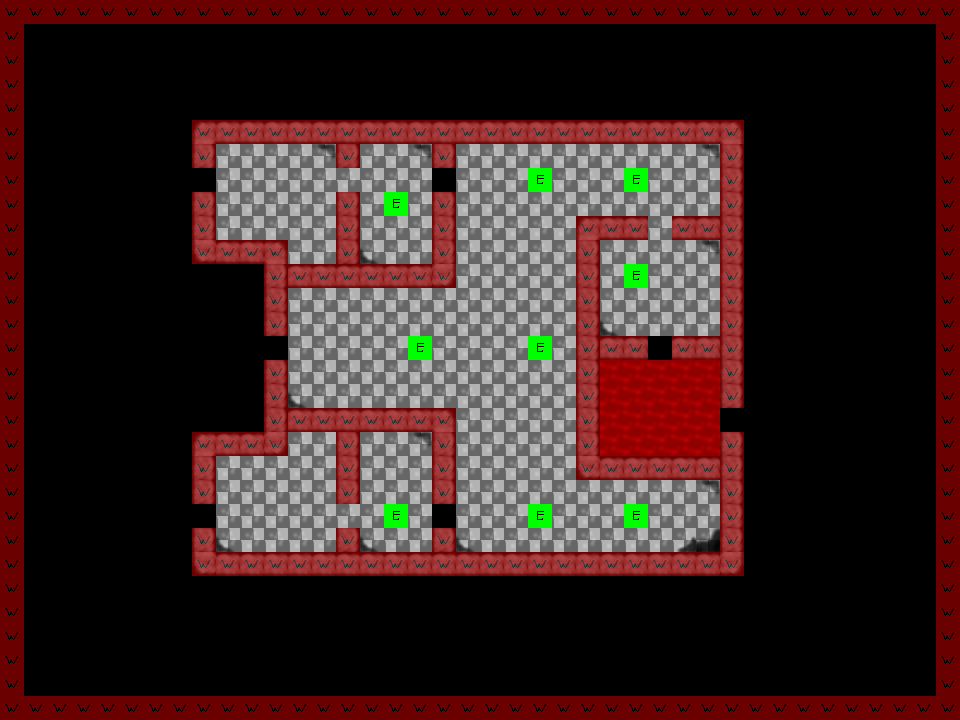

This game map was drawn from its Tiled (.tmx) file and the tilesets committed beside it. A one-line description and the trimmed map source follow:
An orthogonal 40x30 tile map with 24x24 px tiles, 4 tile layers (Background, Walkable, Foreground, Searches) and 23 objects (4x ai-1, door-2, player-1, device, level-exit-3, ...).

<map version="1.0" orientation="orthogonal" renderorder="right-down" width="40" height="30" tilewidth="24" tileheight="24" nextobjectid="120">
 <tileset firstgid="1" name="level-tilesheet" tilewidth="24" tileheight="24" tilecount="40" columns="5">
  <image source="../graphics/level-tilesheet.png" width="120" height="192" />
  <tile id="15">
   <properties>
    <property name="initial-state" type="bool" value="false" />
   </properties>
  </tile>
 </tileset>
 <layer name="Background" width="40" height="30">
  <properties>
   <property name="type" value="visual" />
  </properties>
  <data>[1200 cells, 409 non-empty, 8 distinct tile ids]</data>
 </layer>
 <layer name="Walkable" width="40" height="30" opacity="0.42">
  <properties>
   <property name="type" value="movement" />
  </properties>
  <data>[1200 cells, 272 non-empty, 1 distinct tile ids]</data>
 </layer>
 <objectgroup name="Objects">
  <object id="36" name="door-2" gid="4" x="432.769" y="524.383" width="24" height="24">
   <properties>
    <property name="angle" type="float" value="90" />
    <property name="controlled-by" value="controller-2" />
    <property name="type" value="door" />
   </properties>
  </object>
  <object id="50" name="player-1" gid="2" x="271.913" y="199.27" width="24" height="24">
   <properties>
    <property name="active" type="int" value="1" />
    <property name="type" value="player" />
   </properties>
  </object>
  <object id="55" name="device" gid="11" x="610.694" y="439.339" width="24" height="24">
   <properties>
    <property name="type" value="doomsday-device" />
   </properties>
  </object>
  <object id="58" name="level-exit-3" gid="4" x="265.188" y="356.319" width="24" height="24">
   <properties>
    <property name="angle" type="float" value="90" />
    <property name="type" value="exit" />
   </properties>
  </object>
  <object id="59" name="door-1" gid="4" x="332.97" y="523.224" width="24" height="24">
   <properties>
    <property name="always-working" type="bool" value="true" />
    <property name="angle" type="float" value="90" />
    <property name="controlled-by" value="controller-3" />
    <property name="type" value="door" />
   </properties>
  </object>
  <object id="60" name="level-exit-2" gid="4" x="190.881" y="524.566" width="24" height="24">
   <properties>
    <property name="angle" type="float" value="90" />
    <property name="type" value="exit" />
   </properties>
  </object>
  <object id="62" name="door-3" gid="4" x="432.019" y="187.381" width="24" height="24">
   <properties>
    <property name="always-working" type="bool" value="true" />
    <property name="angle" type="float" value="90" />
    <property name="controlled-by" value="controller-4" />
    <property name="type" value="door" />
   </properties>
  </object>
  <object id="63" name="door-4" gid="4" x="648.04" y="357.789" width="24" height="24">
   <properties>
    <property name="angle" type="float" value="0" />
    <property name="controlled-by" value="" />
    <property name="type" value="door" />
   </properties>
  </object>
  <object id="67" name="door-9" gid="4" x="334.089" y="187.334" width="24" height="24">
   <properties>
    <property name="angle" type="float" value="90" />
    <property name="controlled-by" value="controller-1" />
    <property name="type" value="door" />
   </properties>
  </object>
  <object id="69" name="controller-2" gid="10" x="695.394" y="327.137" width="24" height="24">
   <properties>
    <property name="type" value="controller" />
   </properties>
  </object>
  <object id="102" name="player-2" gid="2" x="271.08" y="521.933" width="24" height="24">
   <properties>
    <property name="active" type="int" value="0" />
    <property name="type" value="player" />
   </properties>
  </object>
  <object id="106" name="door-6" gid="4" x="647.809" y="238.937" width="24" height="24">
   <properties>
    <property name="angle" type="float" value="0" />
    <property name="controlled-by" value="" />
    <property name="type" value="door" />
   </properties>
  </object>
  <object id="111" name="level-exit-1" gid="4" x="190.667" y="190.667" width="24" height="24">
   <properties>
    <property name="angle" type="float" value="90" />
    <property name="type" value="exit" />
   </properties>
  </object>
  <object id="112" name="level-exit-4" gid="4" x="717.333" y="430.667" width="24" height="24">
   <properties>
    <property name="angle" type="float" value="-90" />
    <property name="type" value="exit" />
   </properties>
  </object>
  <object id="113" name="controller-1" gid="10" x="380" y="460" width="24" height="24">
   <properties>
    <property name="type" value="controller" />
   </properties>
  </object>
  <object id="115" name="mat-switch-1" gid="5" x="362.667" y="525.333" width="24" height="24">
   <properties>
    <property name="draw-line" type="bool" value="false" />
    <property name="locks" value="controller-3" />
    <property name="type" value="pressure-mat" />
   </properties>
  </object>
  <object id="116" name="controller-3" gid="10" x="384" y="669.333" width="24" height="24">
   <properties>
    <property name="draw-line" type="bool" value="false" />
    <property name="initial-state" type="bool" value="false" />
    <property name="type" value="controller" />
    <property name="visible" type="bool" value="false" />
   </properties>
  </object>
  <object id="117" name="mat-switch-2" gid="5" x="461.333" y="189.333" width="24" height="24">
   <properties>
    <property name="draw-line" type="bool" value="false" />
    <property name="locks" value="controller-4" />
    <property name="type" value="pressure-mat" />
   </properties>
  </object>
  <object id="118" name="controller-4" gid="10" x="350.667" y="85.3333" width="24" height="24">
   <properties>
    <property name="draw-line" type="bool" value="false" />
    <property name="initial-state" type="bool" value="false" />
    <property name="type" value="controller" />
    <property name="visible" type="bool" value="false" />
   </properties>
  </object>
 </objectgroup>
 <objectgroup name="AIs">
  <object id="107" name="ai-1" gid="3" x="330.244" y="353.916" width="24" height="24">
   <properties>
    <property name="initial-state" value="none" />
    <property name="initial-tiredness" value="0" />
    <property name="type" value="ai" />
   </properties>
  </object>
 </objectgroup>
 <layer name="Foreground" width="40" height="30">
  <properties>
   <property name="type" value="visual" />
  </properties>
  <data>[1200 cells, 14 non-empty, 4 distinct tile ids]</data>
 </layer>
 <objectgroup name="Patrols">
  <object id="79" name="ai-1" gid="17" x="364.786" y="351.113" width="24" height="24">
   <properties>
    <property name="index" type="int" value="1" />
    <property name="patrol-name" value="two" />
    <property name="type" value="patrol-point" />
   </properties>
  </object>
  <object id="87" name="ai-1" gid="17" x="651.362" y="182.502" width="24" height="24">
   <properties>
    <property name="index" type="int" value="2" />
    <property name="patrol-name" value="two" />
    <property name="type" value="patrol-point" />
   </properties>
  </object>
  <object id="119" name="ai-1" gid="17" x="653.333" y="526.667" width="24" height="24">
   <properties>
    <property name="index" type="int" value="3" />
    <property name="patrol-name" value="two" />
    <property name="type" value="patrol-point" />
   </properties>
  </object>
 </objectgroup>
 <layer name="Searches" width="40" height="30">
  <properties>
   <property name="type" value="object" />
  </properties>
  <data>[1200 cells, 9 non-empty, 1 distinct tile ids]</data>
 </layer>
 <objectgroup name="Rest points" />
</map>
